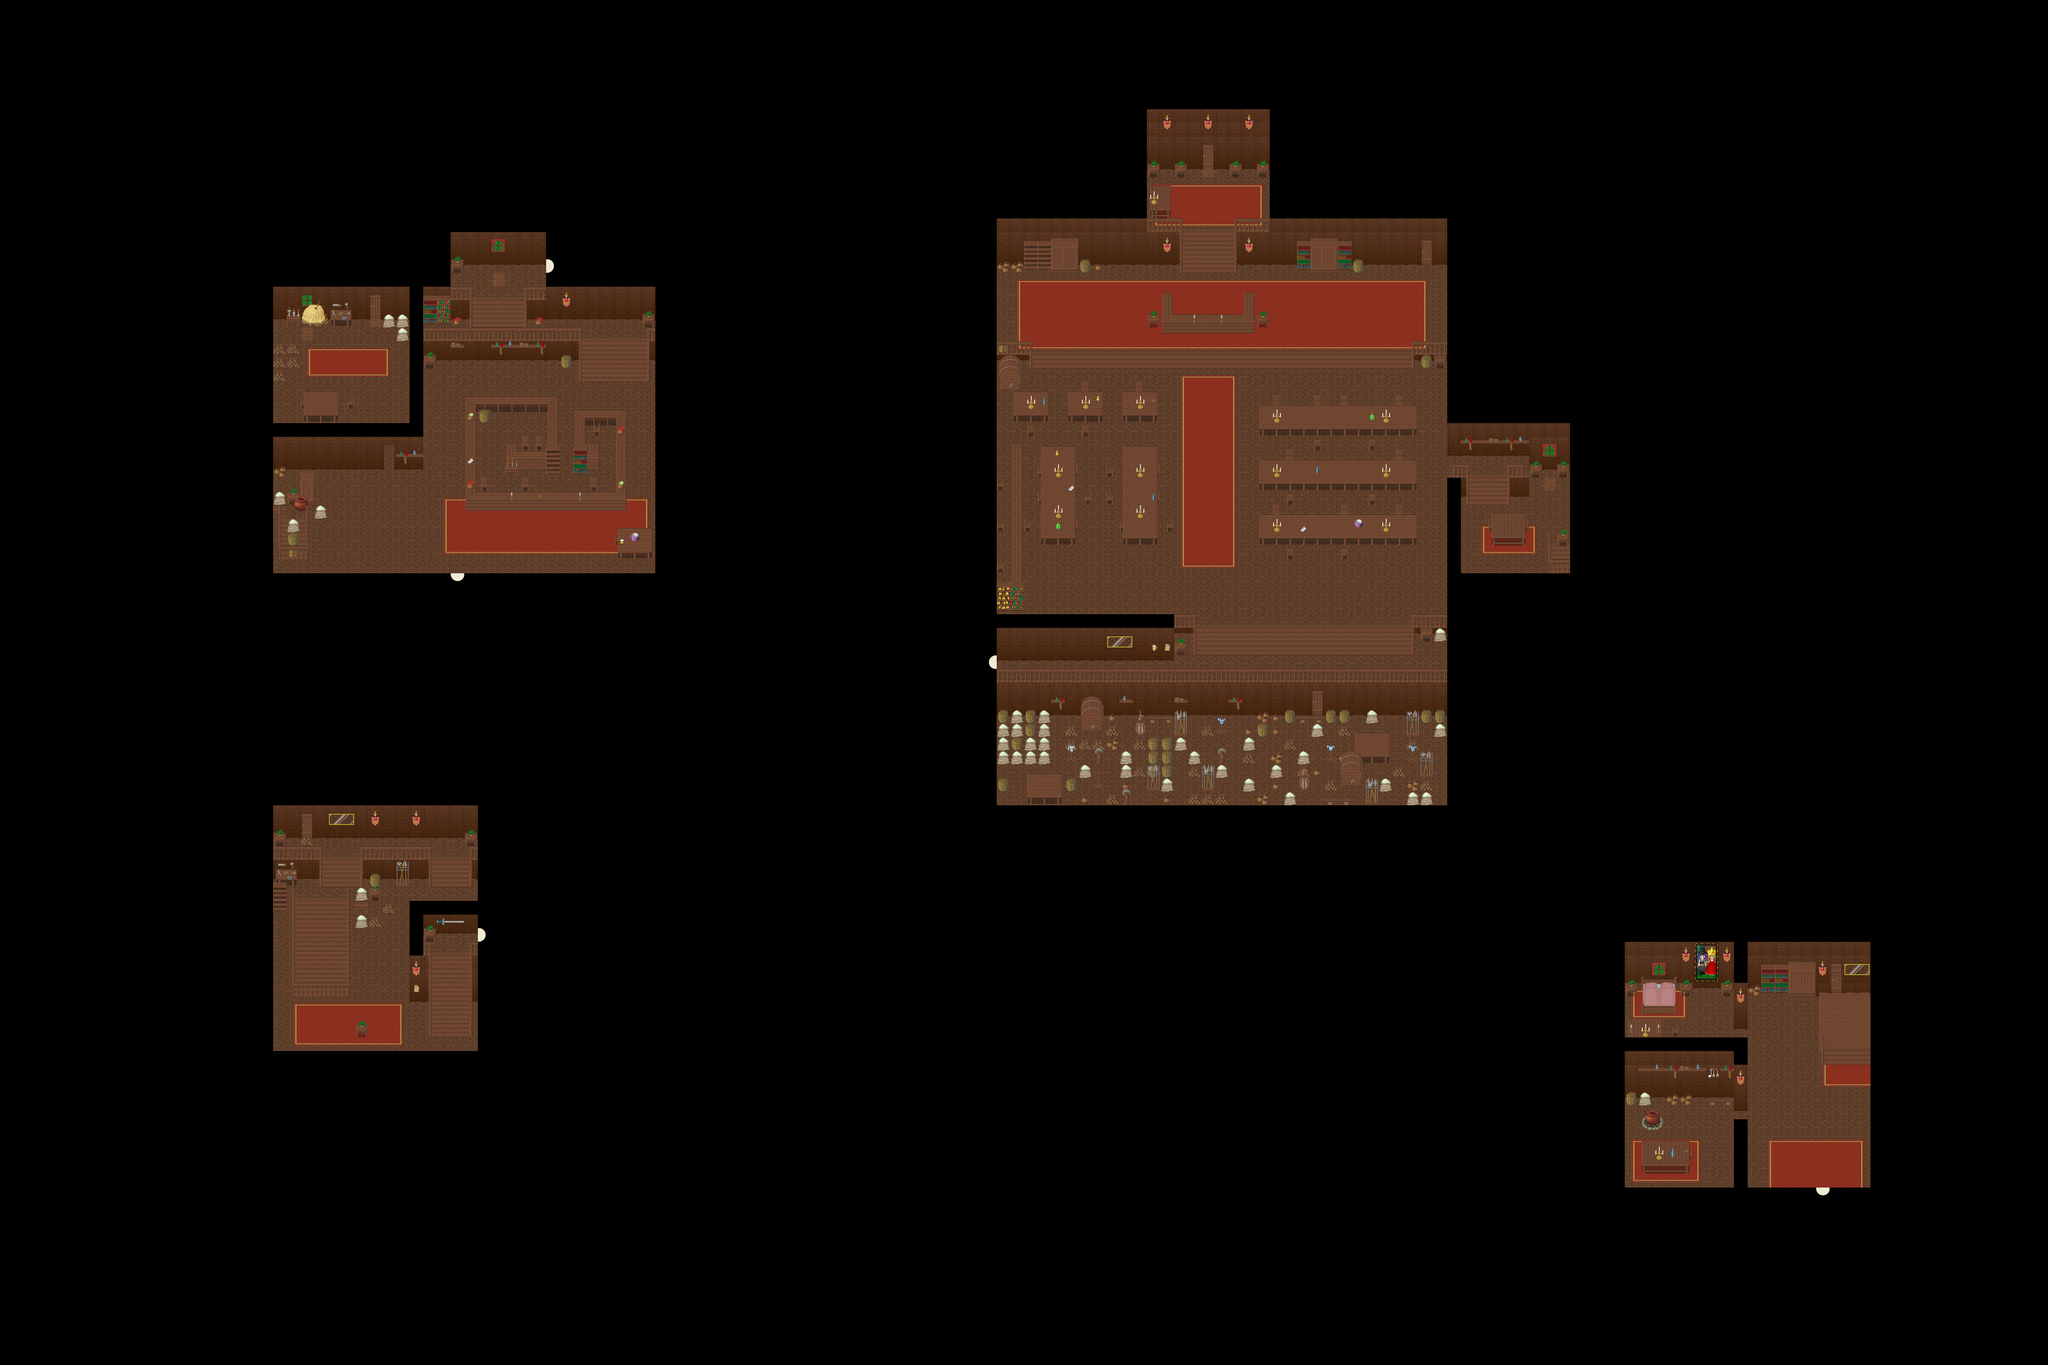

A 2D game scene composited from a Tiled map and its tileset images. What follows is a short description and the map's XML, with each tile layer's data collapsed to a summary:
An orthogonal 150x100 tile map with 32x32 px tiles, 5 tile layers (Ground1, Ground2, Ground3, Fringe, ...), 1 hidden layer not drawn, 7 tilesets and 2 objects (2x particle_effect).

<map version="1.10" tiledversion="1.10.1" orientation="orthogonal" renderorder="right-down" width="150" height="100" tilewidth="32" tileheight="32" infinite="0" nextlayerid="8" nextobjectid="3">
 <properties>
  <property name="music" value="inquisitive-inn.ogg" />
  <property name="name" value="Illia forsaken inn" />
 </properties>
 <tileset firstgid="1" source="../tilesets/collision.tsx" />
 <tileset firstgid="3" source="../tilesets/woodland_indoor.tsx" />
 <tileset firstgid="259" source="../tilesets/woodland_indoor_x2.tsx" />
 <tileset firstgid="307" source="../tilesets/woodland_indoor_x3.tsx" />
 <tileset firstgid="355" source="../tilesets/woodland_village.tsx" />
 <tileset firstgid="611" source="../tilesets/woodland_village_x2.tsx" />
 <tileset firstgid="627" source="../tilesets/witch_sisters_picture_x3.tsx" />
 <layer id="1" name="Ground1" width="150" height="100">
  <data>[15000 cells, 15000 non-empty, 33 distinct tile ids]</data>
 </layer>
 <layer id="2" name="Ground2" width="150" height="100">
  <data>[15000 cells, 712 non-empty, 95 distinct tile ids]</data>
 </layer>
 <layer id="3" name="Ground3" width="150" height="100">
  <data>[15000 cells, 17 non-empty, 9 distinct tile ids]</data>
 </layer>
 <layer id="4" name="Fringe" width="150" height="100">
  <data>[15000 cells, 42 non-empty, 22 distinct tile ids]</data>
 </layer>
 <layer id="5" name="Over" width="150" height="100">
  <data>[15000 cells, 317 non-empty, 29 distinct tile ids]</data>
 </layer>
 <layer id="6" name="Collision" width="150" height="100" visible="0">
  <data>[15000 cells, 13261 non-empty, 1 distinct tile ids]</data>
 </layer>
 <objectgroup id="7" name="Objects" visible="0">
  <object id="1" name="graphics/particles/flame.particle.xml" type="particle_effect" x="2784" y="768" width="16" height="16" />
  <object id="2" name="graphics/particles/flame.particle.xml" type="particle_effect" x="2848" y="768" width="16" height="16" />
 </objectgroup>
</map>
